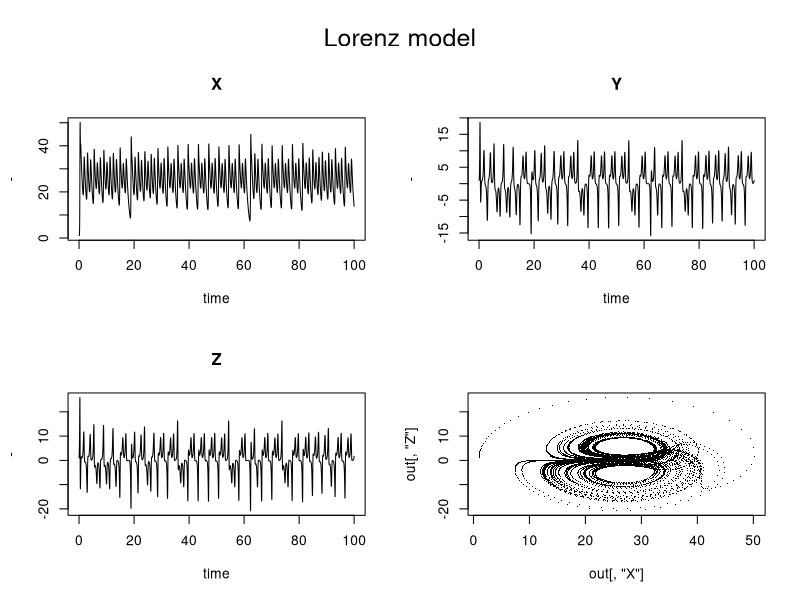
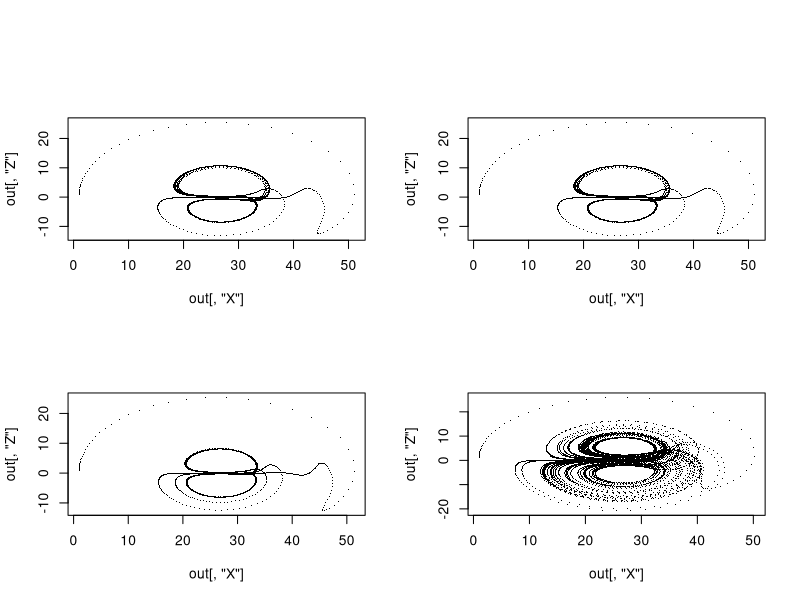

The R source for these figures, in order:
library(deSolve)

parameters <- c(a = -1, b = -10, c = 28)
state <- c(X = 1, Y = 1, Z = 1)

Lorenz <- function (t, state, parameters) {
    with(as.list(c(state,parameters)), {
        #rates of change
        dX <- a*X + Y*Z
        dY <- b * (Y-Z)
        dZ <- -X * Y + c * Y - Z
        
        list(c(dX,dY,dZ))
    })
}

times <- seq(0, 100, by = 0.01)
out <- ode(y = state, times=times, func=Lorenz, parms=parameters)
par(oma = c(0,0,3,0))
plot(out, xlab="time", ylab = "-")
plot(out[,"X"],out[,"Z"],pch=".")
mtext(outer = T, side = 3, "Lorenz model", cex = 1.5)

for (i in sample(4, replace = T)) {
    parameters <- c(a = -1/i, b = -10, c = 28)
    out <- ode(y = state, times=times, func=Lorenz, parms=parameters)
    plot(out[,"X"],out[,"Z"],pch=".")
}
